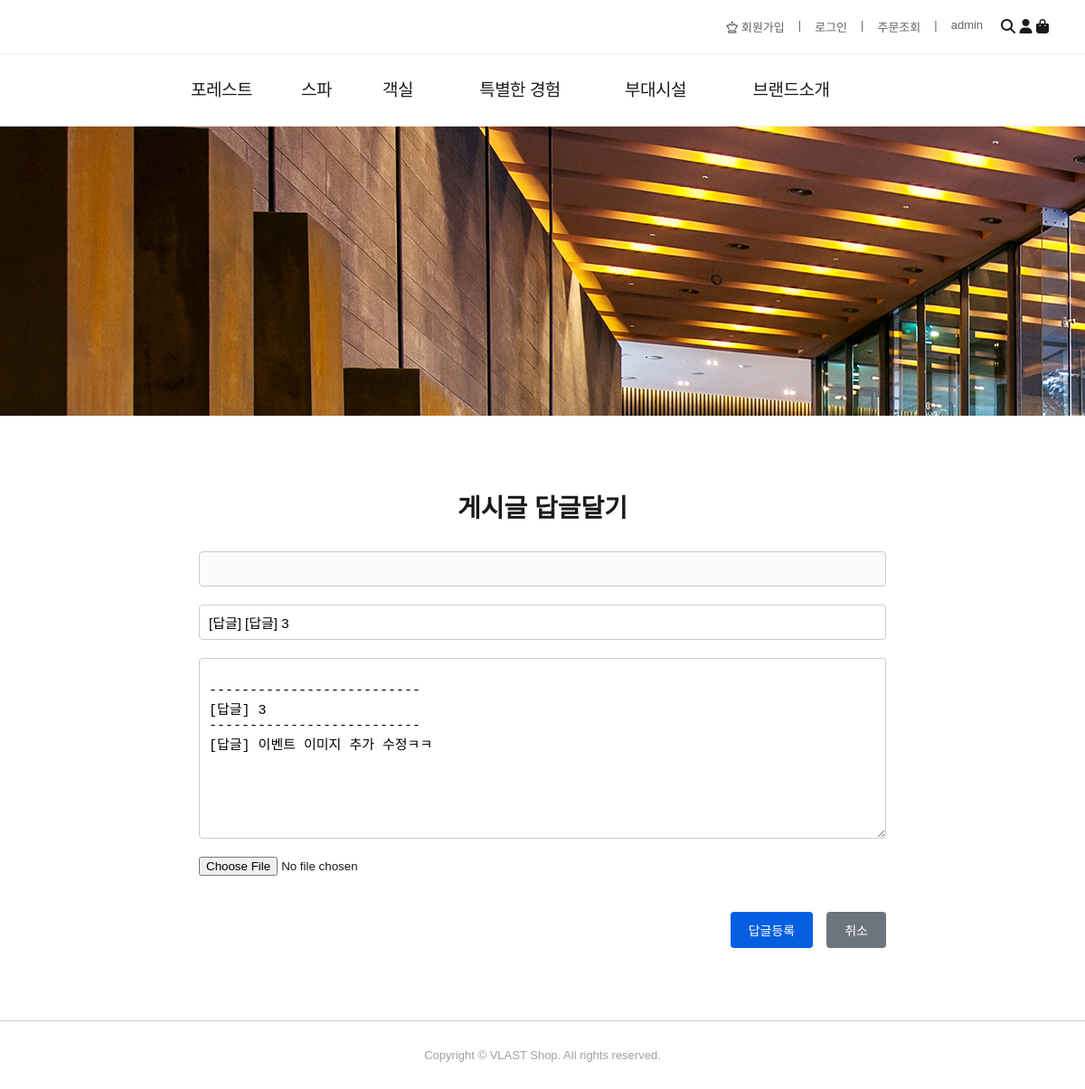
The page /board/reply/105/ on the database its author committed.
### board/models.py (models this page shows, shortened)
class Board(models.Model):
    bno = models.AutoField(primary_key=True)
    btitle = models.CharField(max_length=1000)
    bcontent = models.TextField()
    member = models.ForeignKey(Member,on_delete=models.SET_NULL,null=True)
    bgroup = models.IntegerField(default=0)
    bstep = models.IntegerField(default=0)
    bindent = models.IntegerField(default=0)
    bhit = models.IntegerField(default=0) #조회수
    bfile = models.FileField(default='',null=True)
    bdate = models.DateTimeField(auto_now=True)

### board/views.py (the view, shortened to what this page needs)
# urls.py: path('reply/<int:bno>/', views.reply, name='reply'),
def reply(request,bno):
    if request.method == 'GET':
        qs = Board.objects.get(bno=bno)
        context = {'board':qs}
        return render(request,'board/reply.html',context)

### board/templates/board/reply.html (shortened to what this page needs)
 {% extends "base.html" %}
 {% block css-block %}
 <link rel='stylesheet' href='/static/css/reply.css'>
 {% endblock css-block %}
 {% block body-block %}
  <div class="write-container">
    <div class="write-title">게시글 답글달기</div>
    <form class="write-form" id="writeForm" name='frm' action='/board/reply/{{board.bno}}/' method='post' enctype='multipart/form-data'>
      <input type="text" name='id' id="writer" value='{{request.session.session_name}}' disabled />
      <input type="text" name='btitle' id="title" placeholder="제목" maxlength="100" value='[답글] {{board.btitle}}' />
      <textarea name='bcontent' id="content" placeholder="내용을 입력하세요." maxlength="2000" required>
--------------------------
[답글] {{board.bcontent}}</textarea>
      <input type="file" name='bfile' onchange='readURL(this);'  />
      <div class="write-buttons">
        <button type="submit">답글등록</button>
        <button type="button" class="cancel" onclick="history.back()">취소</button>
      </div>
    </form>
  </div>
{% endblock body-block %}

### static/css/reply.css (style rules this page uses)
body { font-family: 'Arial', sans-serif; margin: 0; padding: 0; background: #fff; color: #1a1a1a; }
.write-container { max-width: 800px; margin: 80px auto; padding: 0 20px; box-sizing: border-box; }
.write-title { font-size: 28px; font-weight: bold; margin-bottom: 30px; text-align: center; }
form.write-form { display: flex; flex-direction: column; gap: 20px; }
.write-form input[type="text"], .write-form textarea { padding: 10px; font-size: 15px; border: 1px solid #ccc; border-radius: 4px; box-sizing: border-box; width: 100%; }
.write-form textarea { resize: vertical; min-height: 200px; }
.write-buttons { display: flex; justify-content: flex-end; gap: 15px; }
.write-buttons button { padding: 10px 20px; border: none; border-radius: 4px; font-size: 14px; color: white; background-color: #035fe0; cursor: pointer; transition: background-color 0.3s; }
.write-buttons .cancel { background-color: #6c757d; }

### rows shown on the page
Board: btitle "[답글] [답글] 3", bcontent "-------------------------- [답글] 3 -------------------------- [답글] 이벤트 이미지 추가 수정ㅋㅋ"
